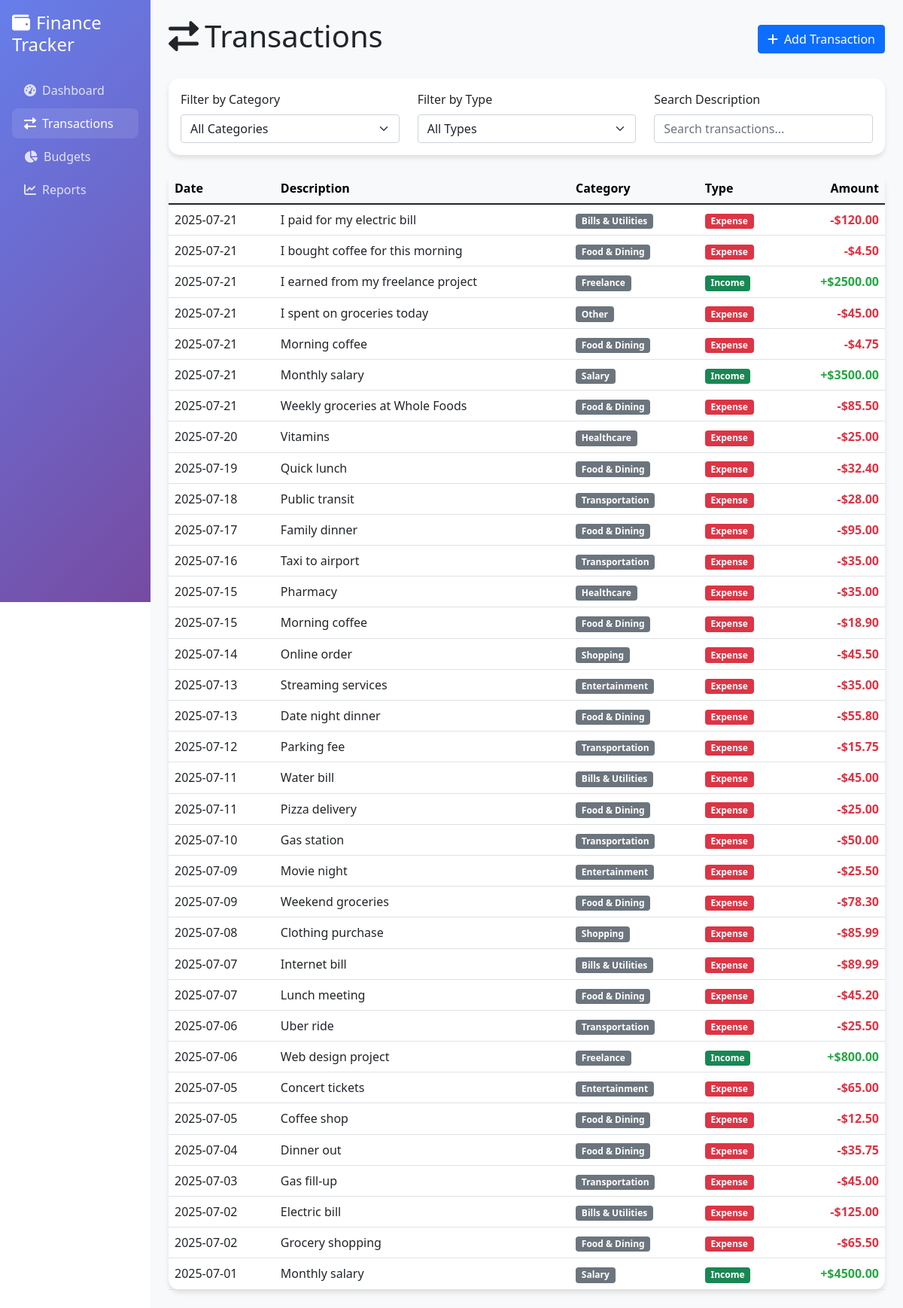
Page /transactions on the committed database.
### tables this page shows
CREATE TABLE transactions (
                id INTEGER PRIMARY KEY AUTOINCREMENT,
                date TEXT NOT NULL,
                amount REAL NOT NULL,
                category TEXT NOT NULL,
                description TEXT,
                type TEXT NOT NULL CHECK (type IN ('income', 'expense')),
                account TEXT DEFAULT 'checking',
                created_at TEXT DEFAULT CURRENT_TIMESTAMP
            );

### finance_web_app.py (the view)
@app.route('/transactions')
def transactions():
    transactions_result = finance_tool.execute("get_transactions", limit=50)
    all_transactions = transactions_result.get('transactions', []) if transactions_result.get('success') else []
    import sqlite3
    conn = sqlite3.connect(finance_tool.db_path)
    cursor = conn.cursor()
    cursor.execute('SELECT DISTINCT name FROM categories ORDER BY name')
    categories = [row[0] for row in cursor.fetchall()]
    conn.close()
    return render_template('transactions.html',
                         transactions=all_transactions,
                         categories=categories)

### finance_mcp_tool.py (called while the page is built)
    def _get_transactions(self, limit: int = 10, category: str = None,
                         month: str = None, **kwargs) -> Dict[str, Any]:
        conn = sqlite3.connect(self.db_path)
        conn.row_factory = sqlite3.Row
        cursor = conn.cursor()
        query = "SELECT * FROM transactions WHERE 1=1"
        params = []
        if category:
            query += " AND category = ?"
            params.append(category)
        if month:  # YYYY-MM format
            query += " AND date LIKE ?"
            params.append(f"{month}-%")
        query += " ORDER BY date DESC, id DESC LIMIT ?"
        params.append(limit)
        cursor.execute(query, params)
        transactions = [dict(row) for row in cursor.fetchall()]
        conn.close()
        return {"success": True, "transactions": transactions, "count": len(transactions)}

### templates/transactions.html (shortened to what this page needs)
{% extends "base.html" %}
{% block content %}
<div class="d-flex justify-content-between align-items-center mb-4">
    <h1><i class="fas fa-exchange-alt me-2"></i>Transactions</h1>
    <button class="btn btn-primary" data-bs-toggle="modal" data-bs-target="#addTransactionModal">
        <i class="fas fa-plus me-2"></i>Add Transaction
    </button>
</div>
<div class="card mb-4">
    <div class="card-body">
        <div class="row">
            <div class="col-md-4">
                <label class="form-label">Filter by Category</label>
                <select id="categoryFilter" class="form-select">
                    <option value="">All Categories</option>
                </select>
            </div>
            <div class="col-md-4">
                <label class="form-label">Filter by Type</label>
                <select id="typeFilter" class="form-select">
                    <option value="">All Types</option>
                </select>
            </div>
            <div class="col-md-4">
                <label class="form-label">Search Description</label>
                <input type="text" id="searchFilter" class="form-control" placeholder="Search transactions...">
            </div>
        </div>
    </div>
</div>
<div class="card">
    <div class="card-body p-0">
        <div class="table-responsive">
            <table class="table table-hover mb-0">
                <thead class="table-light">
                    <tr>
                        <th>Date</th>
                        <th>Description</th>
                        <th>Category</th>
                        <th>Type</th>
                        <th class="text-end">Amount</th>
                    </tr>
                </thead>
                <tbody id="transactionsTable">
                    {% for transaction in transactions %}
                    <tr class="transaction-row"
                        data-category="{{ transaction.category }}"
                        data-type="{{ transaction.type }}"
                        data-description="{{ transaction.description|lower }}">
                        <td>{{ transaction.date }}</td>
                        <td>
                            {% if transaction.description %}
                                {{ transaction.description }}
                            {% else %}
                                <span class="text-muted">No description</span>
                            {% endif %}
                        </td>
                        <td>
                            <span class="badge bg-secondary">{{ transaction.category }}</span>
                        </td>
                        <td>
                            <span class="badge {% if transaction.type == 'income' %}bg-success{% else %}bg-danger{% endif %}">
                                {{ transaction.type.title() }}
                            </span>
                        </td>
                        <td class="text-end">
                            <strong class="{{ transaction.type }}">
                                {% if transaction.type == 'income' %}+{% else %}-{% endif %}${{ "%.2f"|format(transaction.amount) }}
                            </strong>
                        </td>
                    </tr>
                    {% endfor %}
                </tbody>
            </table>
        </div>
    </div>
</div>
{% endblock %}

### templates/base.html (shortened to what this page needs)
<!DOCTYPE html>
<html lang="en">
<head>
    <link href="https://cdn.jsdelivr.net/npm/bootstrap@5.1.3/dist/css/bootstrap.min.css" rel="stylesheet">
    <link href="https://cdnjs.cloudflare.com/ajax/libs/font-awesome/6.0.0/css/all.min.css" rel="stylesheet">
</head>
<body>
    <div class="container-fluid">
        <div class="row">
            <div class="col-md-2 sidebar p-0">
                <div class="p-3">
                    <h4><i class="fas fa-wallet me-2"></i>Finance Tracker</h4>
                </div>
                <nav class="nav flex-column px-3">
                    <a class="nav-link {% if request.endpoint == 'dashboard' %}active{% endif %}" href="{{ url_for('dashboard') }}">
                        <i class="fas fa-tachometer-alt me-2"></i>Dashboard
                    </a>
                    <a class="nav-link {% if request.endpoint == 'transactions' %}active{% endif %}" href="{{ url_for('transactions') }}">
                        <i class="fas fa-exchange-alt me-2"></i>Transactions
                    </a>
                    <a class="nav-link {% if request.endpoint == 'budgets' %}active{% endif %}" href="{{ url_for('budgets') }}">
                        <i class="fas fa-chart-pie me-2"></i>Budgets
                    </a>
                    <a class="nav-link {% if request.endpoint == 'reports' %}active{% endif %}" href="{{ url_for('reports') }}">
                        <i class="fas fa-chart-line me-2"></i>Reports
                    </a>
                </nav>
            </div>
            <div class="col-md-10 main-content p-4">
                {% block content %}{% endblock %}
            </div>
        </div>
    </div>
</body>
</html>

### templates/base.html (style rules this page uses)
.sidebar { height: 100vh; background: linear-gradient(135deg, #667eea 0%, #764ba2 100%); color: white; }
.sidebar .nav-link { color: rgba(255,255,255,0.8); border-radius: 8px; margin: 2px 0; }
.sidebar .nav-link:hover, .sidebar .nav-link.active { background-color: rgba(255,255,255,0.1); color: white; }
.main-content { background-color: #f8f9fa; min-height: 100vh; }
.card { border: none; border-radius: 15px; box-shadow: 0 4px 6px rgba(0,0,0,0.1); transition: transform 0.2s; }
.income { color: #28a745; }
.expense { color: #dc3545; }

### rows in the picture
transactions: amount "120.00"
transactions: amount "4.50"
transactions: amount "2500.00"
transactions: amount "45.00"
transactions: amount "4.75"
transactions: amount "3500.00"
transactions: amount "85.50"
transactions: amount "25.00"
transactions: amount "32.40"
transactions: amount "28.00"
transactions: amount "95.00"
transactions: amount "35.00"
transactions: amount "35.00"
transactions: amount "18.90"
transactions: amount "45.50"
transactions: amount "35.00"
transactions: amount "55.80"
transactions: amount "15.75"
transactions: amount "45.00"
transactions: amount "25.00"
transactions: amount "50.00"
transactions: amount "25.50"
transactions: amount "78.30"
transactions: amount "85.99"
transactions: amount "89.99"
transactions: amount "45.20"
transactions: amount "25.50"
transactions: amount "800.00"
transactions: amount "65.00"
transactions: amount "12.50"
transactions: amount "35.75"
transactions: amount "45.00"
transactions: amount "125.00"
transactions: amount "65.50"
transactions: amount "4500.00"
